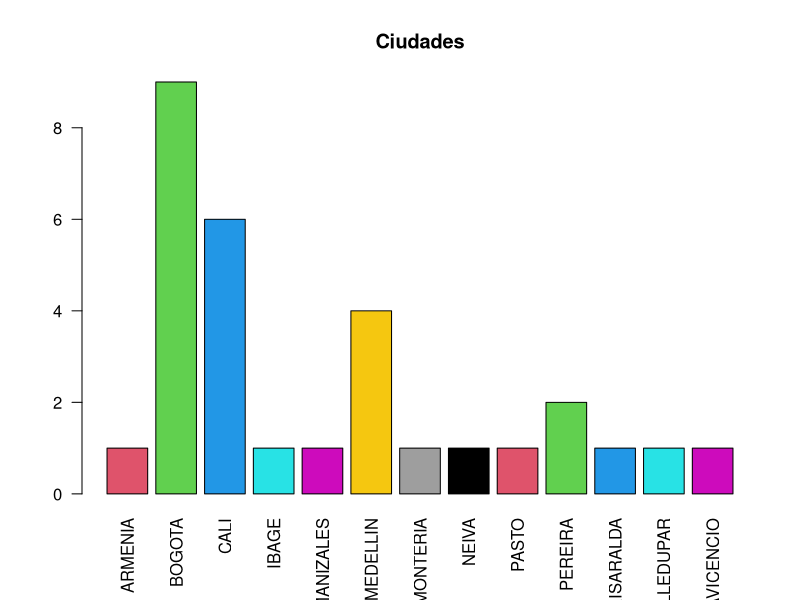
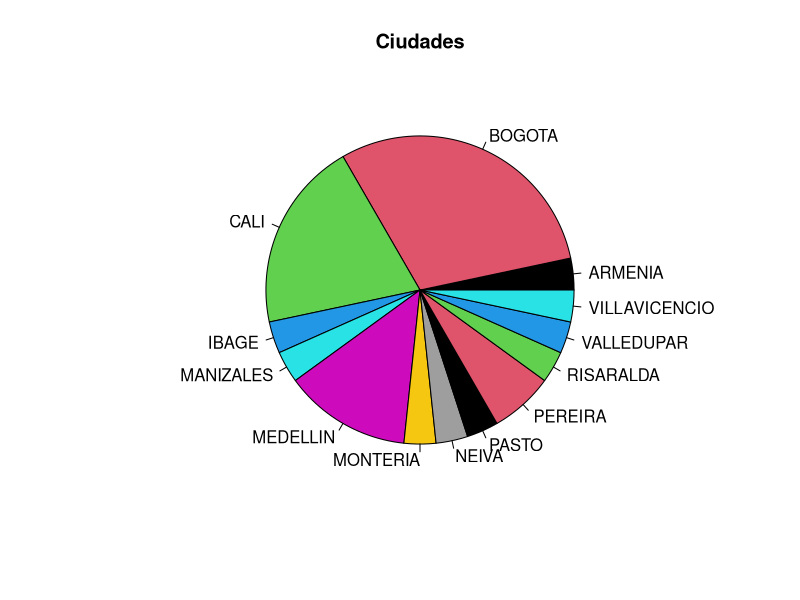
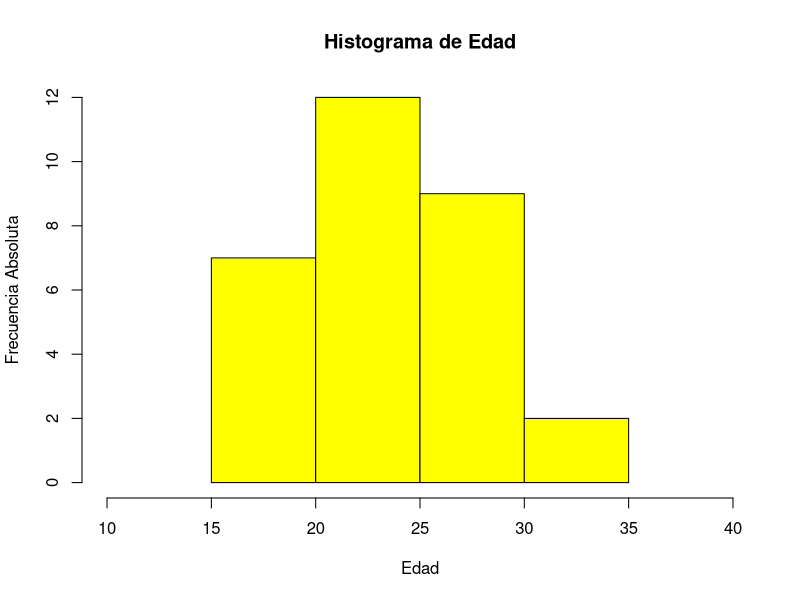
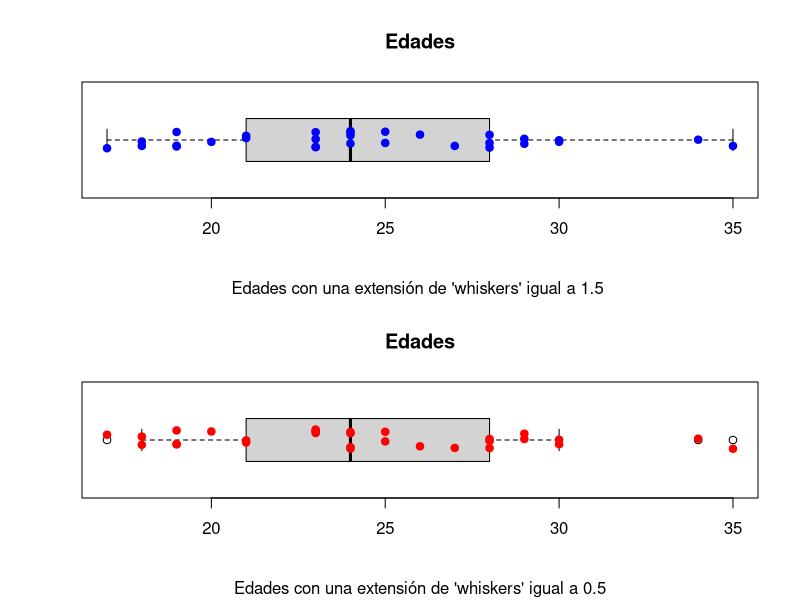

Reproduce these figures in R, in order. (Note: this script raises an error after producing the figures.)
# Integrantes Del Grupo Actividad #5
# -----------------------------------
# * Yeinmy Daniela Morales Barrera - ymoral35@ibero.edu.co - 100116235
# * Deivid Steven Rojas Peña - drojasp4@ibero.edu.co - 100119296
# * Luis Carlos Castiblanco Fonseca - lcasti58@ibero.edu.co - 100113602

# Importamos las librerías necesarias para poder ejecutar nuestro código
library(readxl)
library(ggplot2)


# ------- PRIMER PUNTO ---------
# Leemos nuestro archivo para poder manejar los datos desde una variable
# en este caso esta variable será llamada "datos_estudiantes"
datos_estudiantes <- read_excel("DATOS_ESTUDIANTES.xlsx")

# Creamos la variable calificacion para poder almacenar en la misma,
# todos los valores que tiene el campo o columna "calificacion" de nuestra tabla
Calificacion <- datos_estudiantes$CALIFICACION

# Asignamos a la variable "absolutas" la cantidad o "moda" por cada valor,
# de la columna "calificacion", en conclusión creamos nuestra tabla de frecuencia absoluta
absolutas <- table(Calificacion)

# Imprimimos por STDOUT el valor almacenado en la variable "absolutas"
absolutas

# Después de creada la tabla de frecuencia absoluta
# creamos la tabla de frecuencia relativa y la guardamos en la variable "relativas"
# para poder conocer la frecuencia absoluta respecto a el total (fr)
relativas <- prop.table(x=absolutas)

# Imprimimos por STDOUT el valor almacenado en la variable "relativas"
relativas

# ------ SEGUNDO PUNTO ------

# Asignamos a la variable "ciudades" los registros que contienen la columna "ciudades"
# desde nuestro excel local que ya leímos y almacenamos en "datos_estudiantes"
ciudades <- datos_estudiantes$CIUDAD

# Creamos nuestro diagrama de barras con ayuda del método barplot para la variable "ciudades"
# Se le pasan los siguientes párametros por valor:
# 1) Los datos que vamos a renderizar.
# 2) Modificamos la orientacion de las etiquetas respecto al eje, para que se perpendicular al mismo
#    esto para que los nombres de cada ciudad se logren renderizar de una manera fácil de 
#    interpretar.
# 3) Pasamos el rango a tomar del vector de colores disponibles para cada barra dentro del gráfico
# 4) Pasamos el título del gráfico
barplot(table(ciudades), las = 2, col = 2:14, main = "Ciudades")

# Creamos nuestro diagrama de sectores con ayuda del método "pie" de la variable "ciudades"
# Se le pasan los siguientes párametros por valor:
# 1) Los datos que vamos a renderizar
# 2) El rango a tomar para el vector de colores disponible para cada sector
# 3) Título del gráfico
pie(table(ciudades), col = 1:14, main = "Ciudades")


# ----- TERCER PUNTO ----- 

# Asignamos a la variable "edad" los registros contenidos en la columna "edad"
# que tenemos dentro de nuestro excel local
edad <- datos_estudiantes$EDAD

# Creamos el histograma para renderizar los valores de la variable "edad"
# Se le pasan los siguientes párametros por valor:
# 1) Los datos a renderizar
# 2) Una descripción para el eje x
# 3) Una descripción para el eje y
# 4) El color usado para cada "bin" dentro del histograma
# 5) El título del histograma
# 6) El rango de valores a tomar para el eje x
hist(edad, xlab = "Edad", ylab = "Frecuencia Absoluta", col = "yellow", main = "Histograma de Edad", xlim = range(10,40))


# Seteamos la opción de poder abrir la visualización de dos gráficos en una misma ventana
par(mfrow = c(2,1))

# Creamos un diagrama de caja y bigotes de la variable "edad"
# Se le pasan los siguientes párametros por valor:
# 1) Los datos a renderizar
# 2) Modificamos la orientacion del boxplot de vertical a horizontal
# 3) Definimos el título de la gráfica
# 4) Determina la extensión de los “whiskers” de la caja
# --------
# ¿Existe algún valor atípico en esta variable?
# Respondiendo a esta pregunta tenemos que:
# usando un stripchart para poder visualizar mejor los puntos de cada registro,
# y observando ambos extremos del boxplot, nos damos cuenta de que ninguno de estos puntos
# se sale de ambos extremos, que hablando puntualmente quiere decir que no hay una edad
# que se salga del rango entre los 17 y 35 años, es decir en este caso especifico
# NO contamos con valores atípicos cuando tenemos un rango de 1.5
boxplot(edad, horizontal = TRUE, main = "Edades", sub = "Edades con una extensión de 'whiskers' igual a 1.5 ", range = 1.5)
stripchart(edad, method = "jitter", pch = 19, add = TRUE, col = "blue")


# Ahora cambiando nuestro rango de 1.5 a 0.5 tenemos la siguiente pregunta:
# ¿ Las conclusiones varían ? dando una respuesta a la misma se tiene que
# con ayuda de nuestro boxplot en ese nuevo rango (0.5) efectivamente ya contamos
# con valores atípicos, comparado con el anterior boxplot que tenía un rango mayor
# estos valores fuera de los extremos pertenecen a las edades: [17, 34, 35] 
# esto lo podemos verificar con ayuda del método "stats" de boxplot
# en conclusión si modificamos el rango de 1.5 a 0.5 notamos que ya contaremos con 
# valores atípicos dentro de nuestro diagrama de caja y bigotes.
boxplot(edad, horizontal = TRUE, main = "Edades", sub="Edades con una extensión de 'whiskers' igual a 0.5", range = 0.5)
# Usamos un stripchart para visualizar mejor los valores
stripchart(edad, method = "jitter", pch = 19, add = TRUE, col = "red")

# Seteamos la opción de poder cerrar la visualización de dos gráficos en una misma ventana
par(mfrow = c(1,1))



# ---- CUARTO PUNTO -----

# En este cuarto punto nuestra misión será poder resumir brevemente
# información sobre el campo "calificacion" con ayuda del método summary
# que nos crea una "matriz", donde nos explica estadisticas básicas sobre 
# el vector pasado como párametro, los datos estadisticos que nos brinda este método
# son los siguientes, (ordenados por columnas) :
# 1) Min > Nos expresa en este caso la calificación mínima dentro de la columna
# 2) Primer Cuartil > Nos expresa el 25% de los datos
# 3) Mediana > Variable con posición central de los datos
# 4) Media > Razon entre la suma y total de datos
# 5) Tercer Cuartil > Representa el 75% de los datos
# 6) Max > Representa el valor máximo obtenido entre los registros del campo
summary(as.numeric(calificacion))

# Ahora verifiquemos si estas estadisticas dadas calculada de anera individual
# coinciden o no ..

# 1) Calculemos el valor mínimo del vector calificación
min(as.numeric(calificacion))
# Efectivamente el mínimo coincide con el valor retornado con ayuda del método summary

# 2) Calculemos el primer cuartil del vector calificación
primer_cuartil <- quantile(as.numeric(calificacion))
primer_cuartil[2]
# Validamos que el 25% de los datos tiene una calificación de 3.9

# 3) Calculemos la mediana de los datos
median(as.numeric(calificacion))
# La mediana de las datos es igual a 4.0

# 4) Caculemos la media de los datos
mean(as.numeric(calificacion))
# Validamos que la media de los datos es igual a 4.12 

# 5) Calculemos ahora el 3er Cuartil (75%)
tercer_cuartil <- quantile(as.numeric(calificacion))
tercer_cuartil[4]
# Validamos que el 75% de los datos tiene una calificación de 4.5

# 6) Calculemos el máximo valor que puede tomar el vector:
max(as.numeric(calificacion))
# El máximo coincide con el valor obtenido previamente con ayuda de summary



# ---- QUINTO PUNTO ----

#Creamos la variable "estatura" y la pasamos a int
estatura <- as.numeric(DATOS_ESTUDIANTES$`ESTATURA(M)`)
#Sacamos la media de la variable "estatura"
mean(estatura)
#sacamos la varianza de la variable "estatura"
var(estatura)
#Sacamos la desviacion estandar
sd(estatura)








        
      


